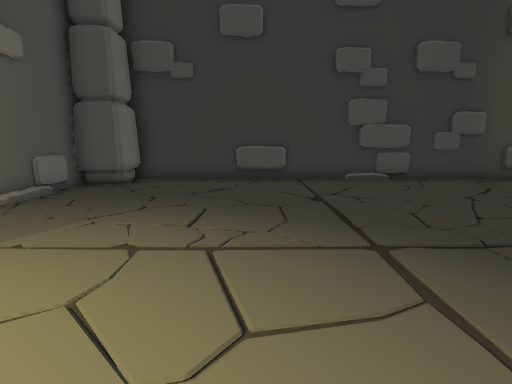
[1] (above)

12 first-person views from a walk through a Unity game level. The camera is 0.68 m above the floor, tilts 10° down and sees 85° across. The floor is counted in squares, 0.5 m on a side. Each view is taken from the middle of a square. On the plan, view 1 faces up. The plan holds only what a view shows up to about 13 squares ahead; the rest is blank.

[2]
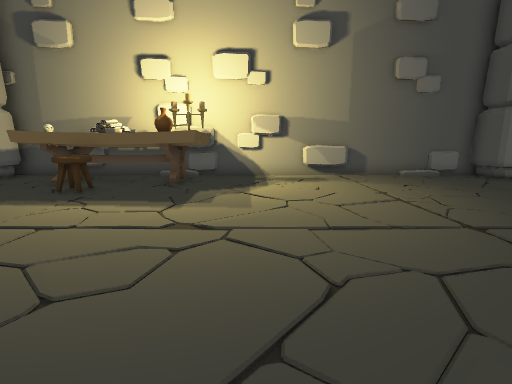

[3]
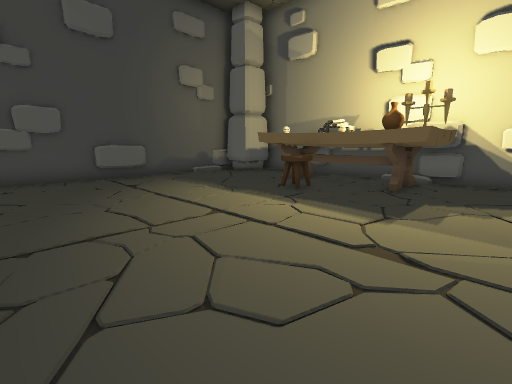

[4]
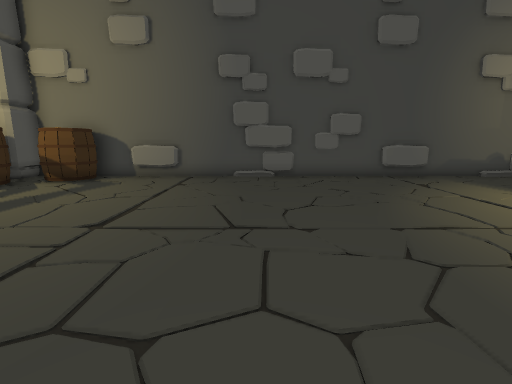

[5]
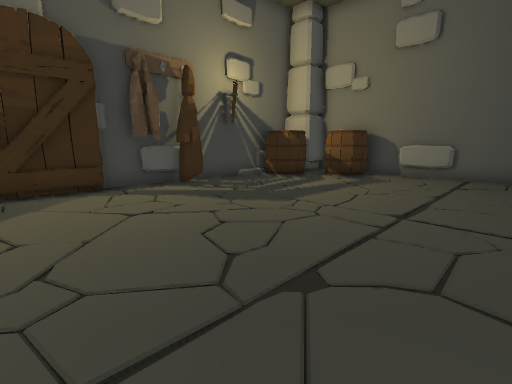

[6]
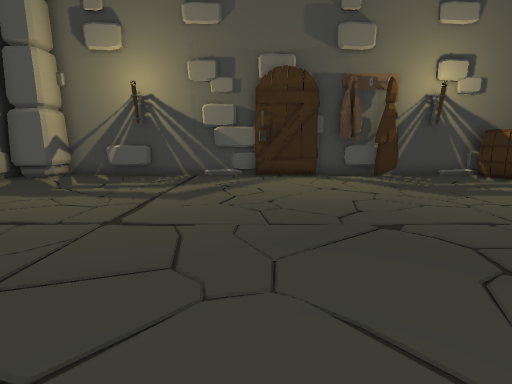

[7]
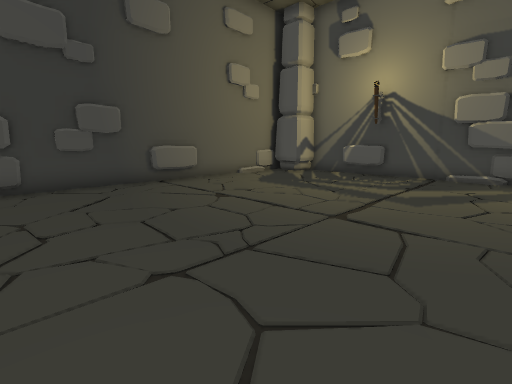

[8]
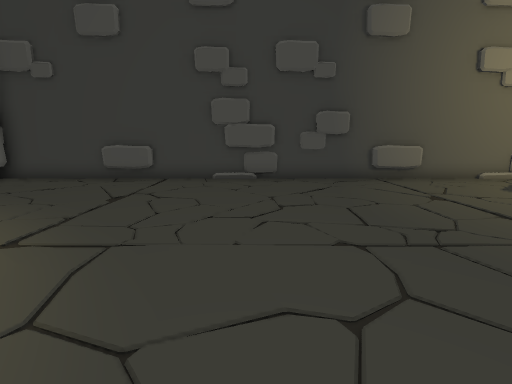

[9]
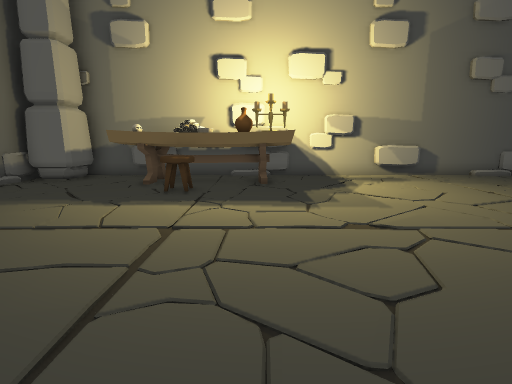

[10]
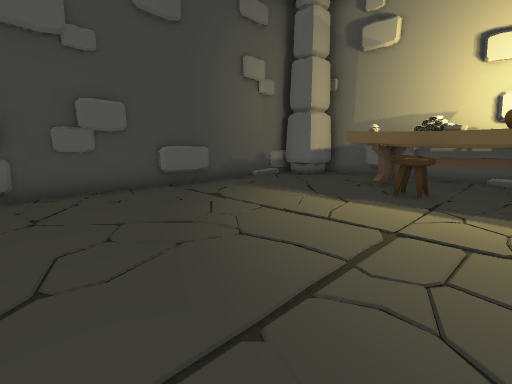

[11]
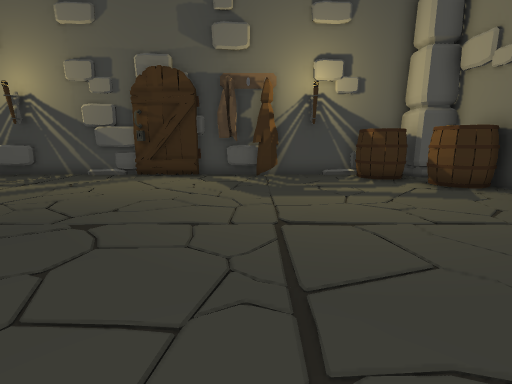

[12]
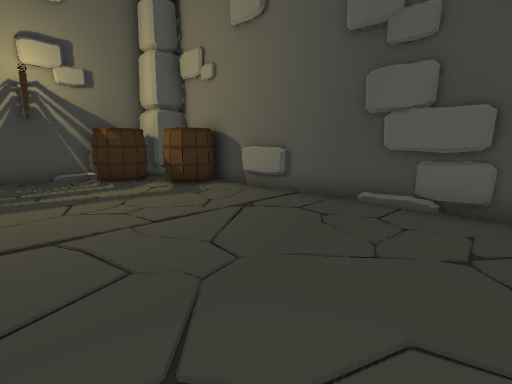

### Floor plan
Points are (right, up) in squares from view 1. A wall is a line through its corners. A room is listed if a view was taken in it or the views show most of it. See-through windows are left out.
Room 1 (views 1, 2, 3, 4, 5, 6, 7, 8, 9, 10, 11, 12)
walls: (5.7, 10.4) (3.9, 10.4); (8.4, 10.4) (7.3, 10.4); (16.6, -1.6) (16.7, 1); (16.8, -1.8) (16.8, 2.8); (16.6, -3) (16.6, -2.4); (17.1, 1) (17.1, 8.5); (5.6, -11.3) (7.4, -11.3); (2.9, -11.3) (4, -11.3); (16.7, -5) (16.3, -4.5) (16.4, -4.2) (16.8, -3.9) (16.8, -2.5); (17.1, -4.2) (17.1, -1.5); (16.8, -5) (16.3, -4.6) (16.3, -4); (16.4, 10.7) (-4.8, 10.6); (17.1, -10) (17.1, -4.5); (-5.8, 9.5) (-5.8, -10.3); (-4.6, -11.5) (12.5, -11.5)
low walls: (16.7, 0.1) (16.6, 0.6); (5.5, -11.4) (5.9, -11.4); (1.1, 10.4) (-0.7, 10.4); (11.2, 10.4) (9.4, 10.4); (10.2, -11.3) (12, -11.3); (16.8, 5.5) (16.8, 7.3); (-5.6, 3.7) (-5.6, 2); (0.1, -11.3) (1.9, -11.3); (-5.6, -6.4) (-5.6, -8.1); (16.8, -8.6) (16.8, -7.6); (-5.6, 7.5) (-5.6, 6.1)
objects: pillar (-5, -11) to (-4, -10); table (-5, -7) to (-3, -6); table (-5, -4) to (-3, -2); pillar (-5, 9) to (-4, 10); other object (-4, -7); other object (-4, -5) to (-3, -4); stool (-2, -6) to (-2, -5); barrel (13, -11) to (15, -10); barrel (15, -9) to (16, -8); pillar (16, -12) to (16, -10); pillar (16, 9) to (17, 10)

Where each view was taken, in squares from view 1:
view 1: 0 up, 0 right, facing up
view 2: 0 up, 6 right, facing left
view 3: 0 up, 5 right, facing down-left
view 4: 0 up, 7 right, facing down
view 5: 1 up, 8 right, facing down-right
view 6: 1 up, 5 right, facing right
view 7: 1 up, 5 right, facing up-right
view 8: 0 up, 5 right, facing up
view 9: 3 down, 6 right, facing left
view 10: 3 down, 6 right, facing down-left
view 11: 4 down, 5 right, facing right
view 12: 5 down, 5 right, facing down-right
